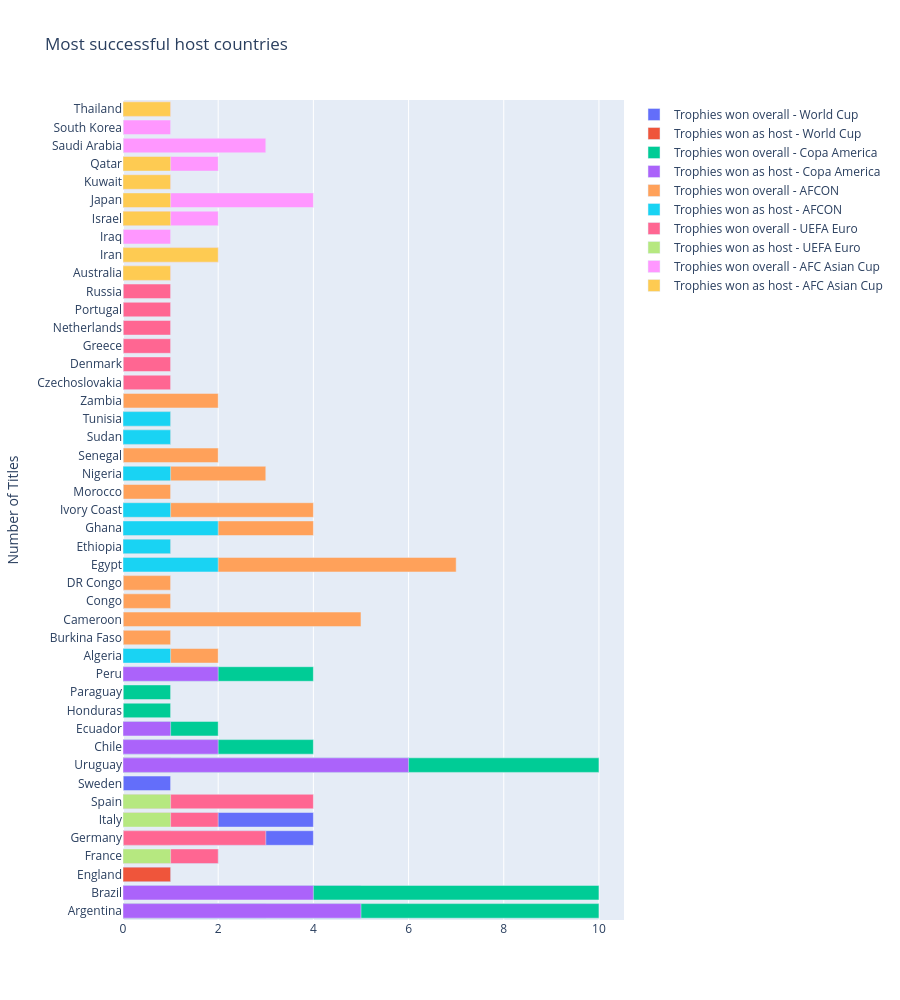

Notebook cell for this chart:
### Code cell
import plotly.graph_objs as go
import plotly.offline as pyo

# Create a single plot with horizontal bar subplots
fig_host_trophies = go.Figure()

# Add horizontal bar plots to the single plot
fig_host_trophies.add_trace(go.Bar(y=world_cup_champions_df['Winner'], x=world_cup_champions_df['Trophies won overall'], orientation='h', name='Trophies won overall - World Cup'))
fig_host_trophies.add_trace(go.Bar(y=world_cup_champions_df['Winner'], x=world_cup_champions_df['Trophies won as host'], orientation='h', name='Trophies won as host - World Cup'))
fig_host_trophies.add_trace(go.Bar(y=copa_america_champions_df['Winner'], x=copa_america_champions_df['Trophies won overall'], orientation='h', name='Trophies won overall - Copa America'))
fig_host_trophies.add_trace(go.Bar(y=copa_america_champions_df['Winner'], x=copa_america_champions_df['Trophies won as host'], orientation='h', name='Trophies won as host - Copa America'))
fig_host_trophies.add_trace(go.Bar(y=afcon_champions_df['Winner'], x=afcon_champions_df['Trophies won overall'], orientation='h', name='Trophies won overall - AFCON'))
fig_host_trophies.add_trace(go.Bar(y=afcon_champions_df['Winner'], x=afcon_champions_df['Trophies won as host'], orientation='h', name='Trophies won as host - AFCON'))
fig_host_trophies.add_trace(go.Bar(y=euros_champions_df['Winner'], x=euros_champions_df['Trophies won overall'], orientation='h', name='Trophies won overall - UEFA Euro'))
fig_host_trophies.add_trace(go.Bar(y=euros_champions_df['Winner'], x=euros_champions_df['Trophies won as host'], orientation='h', name='Trophies won as host - UEFA Euro'))
fig_host_trophies.add_trace(go.Bar(y=asian_cup_champions_df['Winner'], x=asian_cup_champions_df['Trophies won overall'], orientation='h', name='Trophies won overall - AFC Asian Cup'))
fig_host_trophies.add_trace(go.Bar(y=asian_cup_champions_df['Winner'], x=asian_cup_champions_df['Trophies won as host'], orientation='h', name='Trophies won as host - AFC Asian Cup'))

# Update layout settings
fig_host_trophies.update_layout(title='Most successful host countries', barmode='overlay', yaxis_title='Number of Titles')

# Set a taller height for the plot
fig_host_trophies.update_layout(height=1000)

# Show the plot
pyo.iplot(fig_host_trophies)

### Figure 1 — Plotly figure (JSON) as saved in the notebook; plotly's stock layout.template omitted (floating-point values rounded to 4 significant figures)
{"data": [{"name": "Trophies won overall - World Cup", "orientation": "h", "type": "bar", "x": [3, 5, 1, 2, 4, 4, 1, 1, 1], "y": ["Argentina", "Brazil", "England", "France", "Germany", "Italy", "Spain", "Sweden", "Uruguay"]}, {"name": "Trophies won as host - World Cup", "orientation": "h", "type": "bar", "x": [1, 0, 1, 1, 1, 1, 0, 0, 1], "y": ["Argentina", "Brazil", "England", "France", "Germany", "Italy", "Spain", "Sweden", "Uruguay"]}, {"name": "Trophies won overall - Copa America", "orientation": "h", "type": "bar", "x": [10, 10, 4, 2, 1, 1, 4, 10], "y": ["Argentina", "Brazil", "Chile", "Ecuador", "Honduras", "Paraguay", "Peru", "Uruguay"]}, {"name": "Trophies won as host - Copa America", "orientation": "h", "type": "bar", "x": [5, 4, 2, 1, 0, 0, 2, 6], "y": ["Argentina", "Brazil", "Chile", "Ecuador", "Honduras", "Paraguay", "Peru", "Uruguay"]}, {"name": "Trophies won overall - AFCON", "orientation": "h", "type": "bar", "x": [2, 1, 5, 1, 1, 7, 1, 4, 4, 1, 3, 2, 1, 1, 2], "y": ["Algeria", "Burkina Faso", "Cameroon", "Congo", "DR Congo", "Egypt", "Ethiopia", "Ghana", "Ivory Coast", "Morocco", "Nigeria", "Senegal", "Sudan", "Tunisia", "Zambia"]}, {"name": "Trophies won as host - AFCON", "orientation": "h", "type": "bar", "x": [1, 0, 0, 0, 0, 2, 1, 2, 1, 0, 1, 0, 1, 1, 0], "y": ["Algeria", "Burkina Faso", "Cameroon", "Congo", "DR Congo", "Egypt", "Ethiopia", "Ghana", "Ivory Coast", "Morocco", "Nigeria", "Senegal", "Sudan", "Tunisia", "Zambia"]}, {"name": "Trophies won overall - UEFA Euro", "orientation": "h", "type": "bar", "x": [1, 1, 2, 3, 1, 2, 1, 1, 1, 4], "y": ["Czechoslovakia", "Denmark", "France", "Germany", "Greece", "Italy", "Netherlands", "Portugal", "Russia", "Spain"]}, {"name": "Trophies won as host - UEFA Euro", "orientation": "h", "type": "bar", "x": [0, 0, 1, 0, 0, 1, 0, 0, 0, 1], "y": ["Czechoslovakia", "Denmark", "France", "Germany", "Greece", "Italy", "Netherlands", "Portugal", "Russia", "Spain"]}, {"name": "Trophies won overall - AFC Asian Cup", "orientation": "h", "type": "bar", "x": [1, 2, 1, 2, 4, 1, 2, 3, 1, 1], "y": ["Australia", "Iran", "Iraq", "Israel", "Japan", "Kuwait", "Qatar", "Saudi Arabia", "South Korea", "Thailand"]}, {"name": "Trophies won as host - AFC Asian Cup", "orientation": "h", "type": "bar", "x": [1, 2, 0, 1, 1, 1, 1, 0, 0, 1], "y": ["Australia", "Iran", "Iraq", "Israel", "Japan", "Kuwait", "Qatar", "Saudi Arabia", "South Korea", "Thailand"]}], "layout": {"barmode": "overlay", "height": 1000, "title": {"text": "Most successful host countries"}, "yaxis": {"title": {"text": "Number of Titles"}}}}
